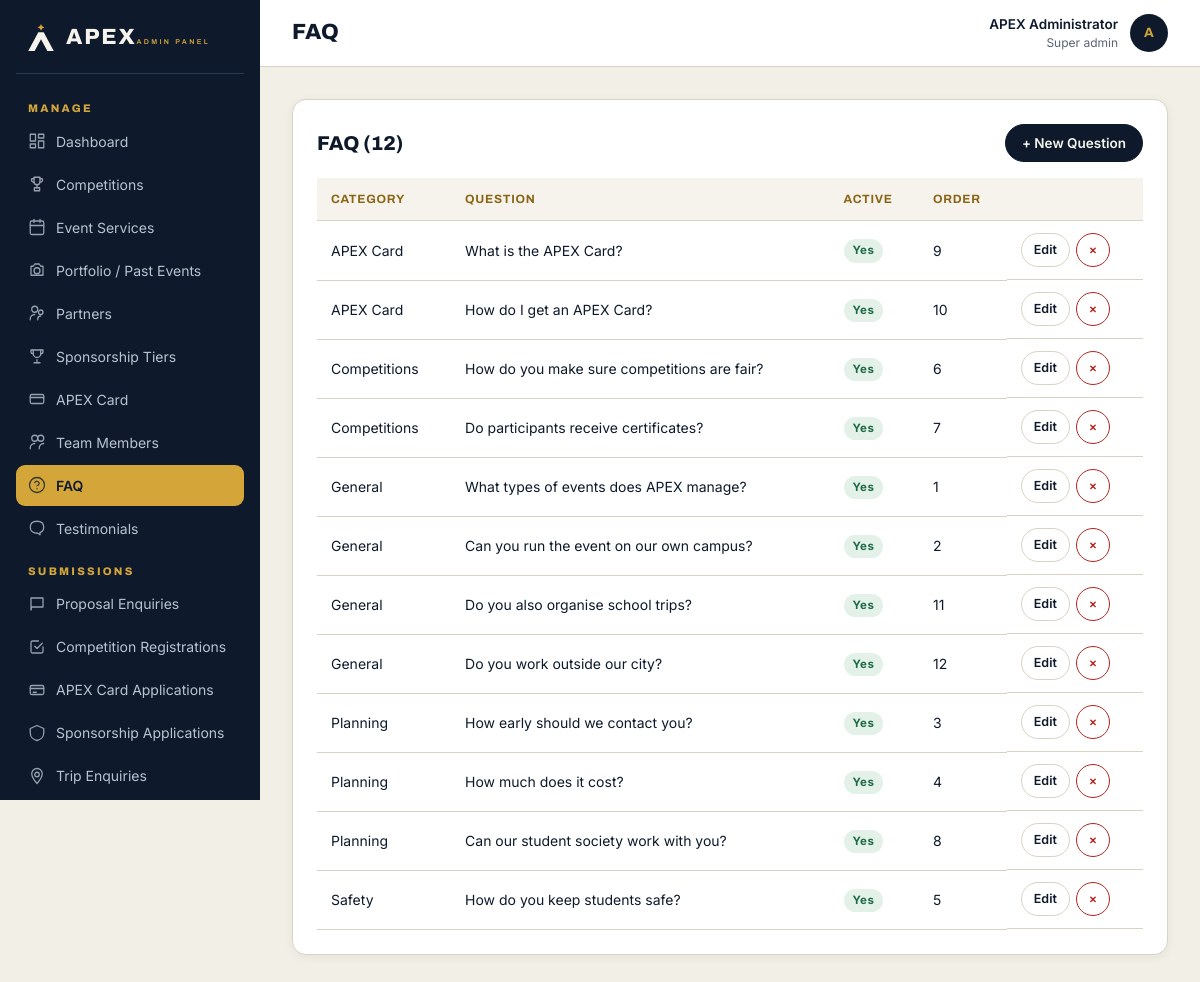
/admin/faq/index.php (signed in), run on the app's committed database.
### tables this page shows
CREATE TABLE `faqs` (
  `id` INT UNSIGNED NOT NULL AUTO_INCREMENT,
  `question` VARCHAR(400) NOT NULL,
  `answer` TEXT NOT NULL,
  `category` VARCHAR(80) NOT NULL DEFAULT 'General',
  `sort_order` INT NOT NULL DEFAULT 0,
  `is_active` TINYINT(1) NOT NULL DEFAULT 1,
  PRIMARY KEY (`id`),
  KEY `idx_cat` (`category`, `sort_order`)
);

### includes/functions.php (called while the page is built, shortened)
<?php
if (!function_exists('e')) {
    function e($v): string {
        return htmlspecialchars((string)$v, ENT_QUOTES | ENT_SUBSTITUTE, 'UTF-8');
    }
}

### config/database.php (called while the page is built)
<?php
$dbConfig = [
    'host'     => $_ENV['DB_HOST']     ?? getenv('DB_HOST')     ?: 'localhost',
    'name'     => $_ENV['DB_NAME']     ?? getenv('DB_NAME')     ?: 'apex_db',
    'user'     => $_ENV['DB_USER']     ?? getenv('DB_USER')     ?: 'root',
    'pass'     => $_ENV['DB_PASS']     ?? getenv('DB_PASS')     ?: '',
    'charset'  => 'utf8mb4',
    'port'     => $_ENV['DB_PORT']     ?? getenv('DB_PORT')     ?: 3306,
];
function db(): PDO
{
    static $pdo = null;
    if ($pdo instanceof PDO) {
        return $pdo;
    }
    global $dbConfig;
    $dsn = sprintf(
        'mysql:host=%s;port=%d;dbname=%s;charset=%s',
        $dbConfig['host'], (int)$dbConfig['port'], $dbConfig['name'], $dbConfig['charset']
    );
    try {
        $pdo = new PDO($dsn, $dbConfig['user'], $dbConfig['pass'], [
            PDO::ATTR_ERRMODE            => PDO::ERRMODE_EXCEPTION,
            PDO::ATTR_DEFAULT_FETCH_MODE => PDO::FETCH_ASSOC,
            PDO::ATTR_EMULATE_PREPARES   => false,
            PDO::MYSQL_ATTR_INIT_COMMAND => "SET NAMES 'utf8mb4' COLLATE 'utf8mb4_unicode_ci'",
        ]);
    } catch (PDOException $e) {
        http_response_code(500);
        if (!empty($_ENV['APP_DEBUG']) || getenv('APP_DEBUG') === 'true') {
            exit('Database connection failed: ' . htmlspecialchars($e->getMessage()));
        }
        error_log('[APEX] DB connection failed: ' . $e->getMessage());
        exit('We could not connect to the database right now. Please try again shortly.');
    }
    return $pdo;
}

### includes/auth.php (called while the page is built, shortened)
<?php
function admin_user(): ?array
{
    try {
        $stmt = db()->prepare('SELECT id,name,email,role,is_active FROM admins WHERE id=? LIMIT 1');
        $stmt->execute([(int)$_SESSION['admin_id']]);
        $u = $stmt->fetch();
        if ($u && (int)$u['is_active'] === 1) {
            return $cached = $u;
        }
    } catch (Throwable $e) {  }
    return null;
}
function require_admin(): array
{
    $u = admin_user();
    return $u;
}

### admin/faq/index.php (the view, shortened to what this page needs)
<?php
$pageTitle = 'FAQ';
require_once dirname(__DIR__) . '/includes/header.php';
$rows = db()->query('SELECT * FROM faqs ORDER BY category, sort_order')->fetchAll();
?>
<div class="admin-card">
  <div style="display:flex;justify-content:space-between;align-items:center;margin-bottom:16px"><h2 style="margin:0">FAQ (<?= count($rows) ?>)</h2><a class="btn btn-navy btn-sm" href="edit.php">+ New Question</a></div>
  <table class="admin-table">
    <thead><tr><th>Category</th><th>Question</th><th>Active</th><th>Order</th><th></th></tr></thead>
    <tbody>
    <?php foreach ($rows as $r): ?>
      <tr>
        <td><?= e($r['category']) ?></td>
        <td style="max-width:500px"><?= e($r['question']) ?></td>
        <td><?= $r['is_active'] ? '<span class="badge-status bs-approved">Yes</span>' : '<span class="badge-status bs-closed">No</span>' ?></td>
        <td><?= e($r['sort_order']) ?></td>
        <td class="actions">
          <a class="btn btn-ghost btn-sm" href="edit.php?id=<?= e($r['id']) ?>">Edit</a>
          <form method="POST" action="delete.php" style="display:inline" onsubmit="return confirm('Delete?')"><?= csrf_field() ?><input type="hidden" name="id" value="<?= e($r['id']) ?>"><button class="btn btn-ghost btn-sm" style="color:var(--red);border-color:var(--red)">×</button></form>
        </td>
      </tr>
    <?php endforeach; ?>
    </tbody>
  </table>
</div>
<?php require_once dirname(__DIR__) . '/includes/footer.php'; ?>

### admin/includes/header.php (shortened to what this page needs)
<?php
require_once dirname(__DIR__, 2) . '/includes/auth.php';
$user = require_admin();
$pageTitle = $pageTitle ?? 'Dashboard';
$selfParts = explode('/', ltrim($_SERVER['PHP_SELF'] ?? '', '/'));
$adminIdx = array_search('admin', $selfParts, true);
$depthBelowAdmin = $adminIdx !== false ? max(0, count($selfParts) - $adminIdx - 2) : 0;
$adminBase = str_repeat('../', $depthBelowAdmin);
$siteBase  = $adminBase . '../';
function admin_nav_link(string $pathUnderAdmin, string $label, string $icon = ''): void {
    global $adminBase;
    $href = $adminBase . ltrim($pathUnderAdmin, '/');
    $current = trim($_SERVER['REQUEST_URI'] ?? '', '/');
    $dir     = dirname($pathUnderAdmin);
    $isActive = str_ends_with($current, '/' . trim($pathUnderAdmin, '/'))
             || ($dir !== '.' && str_contains($current, '/' . trim($dir, '/') . '/'));
    echo '<a href="' . e($href) . '"' . ($isActive ? ' aria-current="page"' : '') . '>';
    if ($icon) echo '<svg class="ico" viewBox="0 0 24 24" fill="none" stroke="currentColor" stroke-width="1.7" stroke-linecap="round" stroke-linejoin="round" aria-hidden="true">' . $icon . '</svg>';
    echo e($label) . '</a>';
}
?>
<!doctype html>
<html lang="en">
<head>
<link rel="stylesheet" href="<?= e($siteBase) ?>assets/css/main.css">
<link rel="stylesheet" href="<?= e($siteBase) ?>assets/css/admin.css">
</head>
<body class="admin">
<div class="admin-shell">
  <aside id="admin-side" class="admin-side">
    <a class="admin-brand" href="<?= e($adminBase) ?>dashboard.php">
      <svg viewBox="0 0 120 110" width="30" height="27" aria-hidden="true"><path d="M60 0 Q62 12 74 14 Q62 16 60 28 Q58 16 46 14 Q58 12 60 0 Z" fill="#D4A63A"/><path d="M49 34 L71 34 L112 110 L86 110 L60 62 L34 110 L8 110 Z" fill="#F6F3EC"/></svg>
      <span><span class="name">APEX</span><span class="sub">ADMIN PANEL</span></span>
    </a>
    <nav class="admin-nav">
      <h4>MANAGE</h4>
      <?php
      admin_nav_link('dashboard.php', 'Dashboard', '<rect x="3" y="3" width="7" height="9"/><rect x="14" y="3" width="7" height="5"/><rect x="14" y="12" width="7" height="9"/><rect x="3" y="16" width="7" height="5"/>');
      admin_nav_link('faq/index.php', 'FAQ', '<circle cx="12" cy="12" r="10"/><path d="M9.09 9a3 3 0 0 1 5.83 1c0 2-3 3-3 3"/><line x1="12" y1="17" x2="12" y2="17.01"/>');
      ?>
      <h4>SUBMISSIONS</h4>
    </nav>
  </aside>
  <section class="admin-main">
    <header class="admin-topbar">
      <h1><?= e($pageTitle) ?></h1>
      <div class="user">
        <div style="text-align:right">
          <div style="font-weight:600"><?= e($user['name']) ?></div>
          <div style="color:var(--slate);font-size:12px"><?= e(ucfirst(str_replace('_',' ',$user['role']))) ?></div>
        </div>
        <div class="avatar"><?= e(strtoupper(substr($user['name'],0,1))) ?></div>
      </div>
    </header>
    <div class="admin-content">

### assets/css/main.css (style rules this page uses)
:root { --navy: #0E1A2B; --panel: #15253B; --edge: #263A57; --gold: #D4A63A; --gold-2: #E3B54A; --dgold: #8A6516; --blue: #2563EB; --blue-dark: #1D4ED8; --blue-soft: #EFF4FF; --orange: #F56E2E; --orange-dark: #D9531A; --orange-soft: #FFF2EB; --yellow-accent: #F5C542; --ivory: #F6F3EC; --white: #FFFFFF; --slate: #5B6576; --mist: #B9C2D0; --line: #D9D3C4; --line-cool: #E5E7EB; --green: #1F6B45; --greenbg:#E3F1E8; --red: #B3261E; --redbg: #FDECEA; --radius: 14px; --radius-lg: 20px; --shadow-sm: 0 2px 10px rgba(14,26,43,.06); --shadow: 0 12px 28px rgba(14,26,43,.08); --shadow-lg: 0 24px 60px rgba(14,26,43,.14); --shadow-header: 0 1px 2px rgba(15,23,42,.04), 0 2px 8px rgba(15,23,42,.06); --max: 1240px; --transition: .25s cubic-bezier(.2,.8,.2,1); }
*,*::before,*::after { box-sizing:border-box }
html { scroll-behavior:smooth;-webkit-text-size-adjust:100% }
body { margin:0;font-family:Inter,system-ui,-apple-system,Segoe UI,Roboto,sans-serif;color:var(--navy);background:var(--ivory);line-height:1.5;overflow-x:hidden }
img,svg,video { max-width:100%;height:auto;display:block }
a { color:var(--dgold);text-decoration:none;transition:color var(--transition) }
button { font:inherit;cursor:pointer }
input,select,textarea,button { font-family:inherit }
h1,h2,h3,h4 { font-family:Archivo,sans-serif;font-weight:800;line-height:1.15;margin:0 0 .5em }
h1 { font-size:clamp(34px,4.4vw,56px);font-stretch:115% }
h2 { font-size:clamp(26px,3.2vw,40px);font-stretch:112% }
.btn { display:inline-flex;align-items:center;gap:8px;font-weight:600;font-size:15px;padding:13px 24px;border-radius:999px;min-height:48px;text-decoration:none;border:1.5px solid transparent;transition:all var(--transition);cursor:pointer;line-height:1;font-family:inherit }
.btn-navy { background:var(--navy);color:var(--ivory);border-color:var(--navy) }
.btn-ghost { background:#fff;color:var(--navy);border-color:var(--line) }
.btn-sm { padding:9px 16px;min-height:38px;font-size:13.5px }
html,body { max-width:100% }
body { overflow-x:hidden;overflow-x:clip }
img,video,iframe,svg { max-width:100%;height:auto }
table { max-width:100% }
a { word-wrap:break-word;overflow-wrap:break-word }
input,textarea,select,button { -webkit-appearance:none;appearance:none;max-width:100% }

### data on the page
faqs: category "APEX Card", question "What is the APEX Card?", is_active "Yes", sort_order "9"
faqs: category "APEX Card", question "How do I get an APEX Card?", is_active "Yes", sort_order "10"
faqs: category "Competitions", question "How do you make sure competitions are fair?", is_active "Yes", sort_order "6"
faqs: category "Competitions", question "Do participants receive certificates?", is_active "Yes", sort_order "7"
faqs: category "General", question "What types of events does APEX manage?", is_active "Yes", sort_order "1"
faqs: category "General", question "Can you run the event on our own campus?", is_active "Yes", sort_order "2"
faqs: category "General", question "Do you also organise school trips?", is_active "Yes", sort_order "11"
faqs: category "General", question "Do you work outside our city?", is_active "Yes", sort_order "12"
faqs: category "Planning", question "How early should we contact you?", is_active "Yes", sort_order "3"
faqs: category "Planning", question "How much does it cost?", is_active "Yes", sort_order "4"
faqs: category "Planning", question "Can our student society work with you?", is_active "Yes", sort_order "8"
faqs: category "Safety", question "How do you keep students safe?", is_active "Yes", sort_order "5"

### other printed values
$pageTitle "FAQ"
$user['name'] "APEX Administrator"
str_replace('_',' ',$user['role']) "Super admin"
substr($user['name'],0,1) "A"
count($rows) "12"
